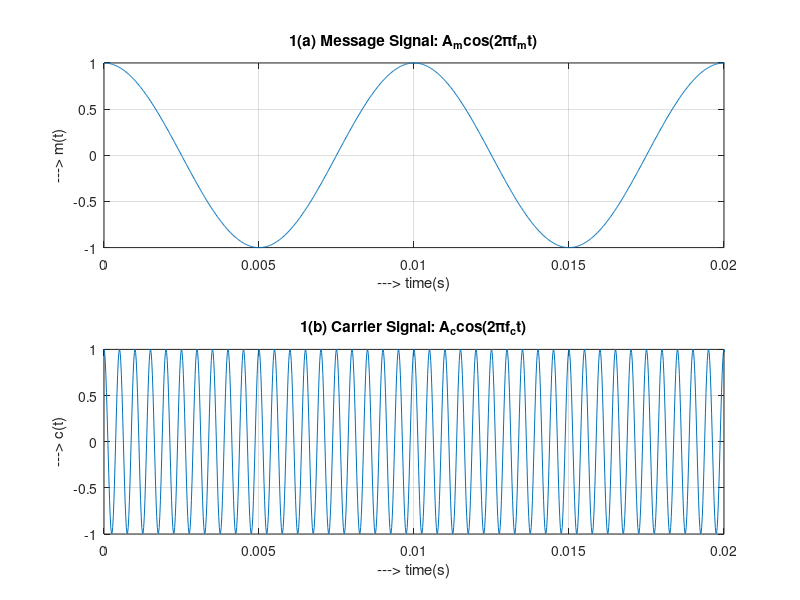

The MATLAB script that drew this image:
clear all; close all; clc;

ka = 1;                     %Parameters
fm = 100;       fc = 2000;
Am = 1;         Ac = 1;
fs = 50000;                 %Sampling Frequency
t = [0:fs-1]*1/fs;          %Time vector

m_t = Am*cos(2*pi*fm*t);    %Message Signal
c_t = Ac*cos(2*pi*fc*t);    %Carrier signal

%<====== 1(a) ======>
subplot(2, 1, 1);           %Plot the message signal
plot(t, m_t);
xlabel('---> time(s)');    ylabel('---> m(t)');
title('1(a) Message Signal: A_mcos(2\pif_mt)');
xlim([0 0.02]);
grid on;

%<====== 1(b) ======>
subplot(2, 1, 2);           %Plot the carrier signal
plot(t, c_t);
xlabel('---> time(s)');    ylabel('---> c(t)');
title('1(b) Carrier Signal: A_ccos(2\pif_ct)');
xlim([0 0.02]);
grid on;
